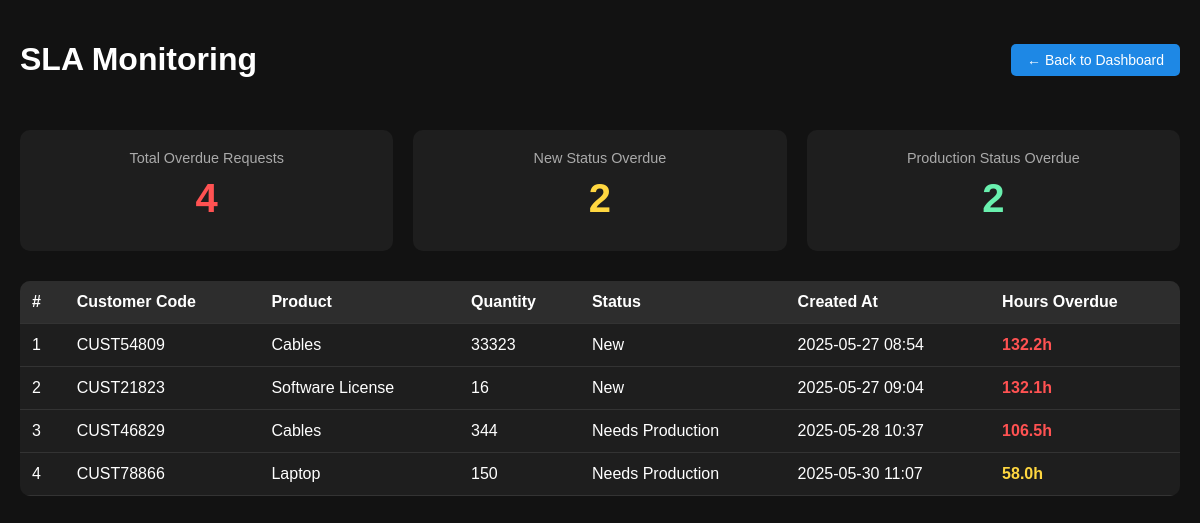
The page /sla-monitoring (signed in) on the database as committed earlier.
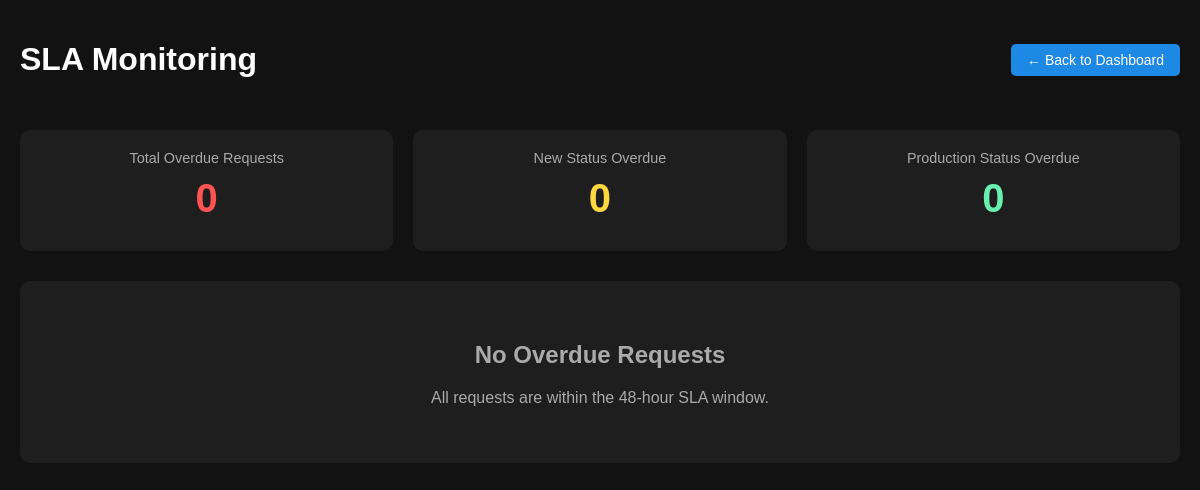
The same page on the database as committed later.
### models.py (models this page shows)
class Request(db.Model):
    id = db.Column(db.Integer, primary_key=True)
    customer_id = db.Column(db.Integer, db.ForeignKey('customer.id'), nullable=False)
    customer_code = db.Column(db.String(50), nullable=False)  # <-- Newly added
    item_name = db.Column(db.String(100), nullable=False)
    quantity = db.Column(db.Integer, nullable=False)
    priority = db.Column(db.String(50), nullable=False)
    status = db.Column(db.String(50), default='New')
    created_at = db.Column(db.DateTime, default=datetime.utcnow)
    submitted_by = db.Column(db.Integer, db.ForeignKey('user.id'))
    description = db.Column(db.Text, nullable=True)

### app.py (the view)
@app.route('/sla-monitoring')
@login_required
@role_required('admin', 'warehouse', 'support')
def sla_monitoring():
    forty_eight_hours_ago = datetime.now(timezone.utc) - timedelta(hours=48)
    overdue_requests = Request.query.filter(
        Request.status.in_(['New', 'Needs Production']),
        Request.created_at <= forty_eight_hours_ago
    ).order_by(Request.created_at.asc()).all()
    total_overdue = len(overdue_requests)
    new_overdue = sum(1 for r in overdue_requests if r.status == 'New')
    production_overdue = sum(1 for r in overdue_requests if r.status == 'Needs Production')
    for request in overdue_requests:
        created = request.created_at
        if created.tzinfo is None:
            created = created.replace(tzinfo=timezone.utc)
        hours_overdue = (datetime.now(timezone.utc) - created).total_seconds() / 3600
        request.hours_overdue = round(hours_overdue, 1)
    return render_template('sla_monitoring.html',
                         requests=overdue_requests,
                         total_overdue=total_overdue,
                         new_overdue=new_overdue,
                         production_overdue=production_overdue)

### app.py (called while the page is built)
def role_required(*roles):
    def decorator(f):
        @wraps(f)
        def wrapped(*args, **kwargs):
            if current_user.role not in roles:
                abort(403)
            return f(*args, **kwargs)
        return wrapped
    return decorator

@login_manager.user_loader
def load_user(user_id):
    return User.query.get(int(user_id))

@app.after_request
def add_header(response):
    response.headers["Cache-Control"] = "no-cache, no-store, must-revalidate, private"
    response.headers["Pragma"] = "no-cache"
    response.headers["Expires"] = "-1"
    return response

### templates/sla_monitoring.html (shortened to what this page needs)
<!DOCTYPE html>
<html lang="en">
<head>
</head>
<body>
    <div class="container">
        <div class="header">
            <h1>SLA Monitoring</h1>
            <div class="back-button">
                <a href="{{ url_for('warehouse_dashboard') }}">← Back to Dashboard</a>
            </div>
        </div>
        <div class="metrics-grid">
            <div class="metric-card total-overdue">
                <div class="metric-label">Total Overdue Requests</div>
                <div class="metric-number">{{ total_overdue }}</div>
            </div>
            <div class="metric-card new-overdue">
                <div class="metric-label">New Status Overdue</div>
                <div class="metric-number">{{ new_overdue }}</div>
            </div>
            <div class="metric-card production-overdue">
                <div class="metric-label">Production Status Overdue</div>
                <div class="metric-number">{{ production_overdue }}</div>
            </div>
        </div>
        {% if requests %}
        <table>
            <thead>
                <tr>
                    <th>#</th>
                    <th>Customer Code</th>
                    <th>Product</th>
                    <th>Quantity</th>
                    <th>Status</th>
                    <th>Created At</th>
                    <th>Hours Overdue</th>
                </tr>
            </thead>
            <tbody>
                {% for request in requests %}
                <tr>
                    <td>{{ loop.index }}</td>
                    <td>{{ request.customer_code }}</td>
                    <td>{{ request.item_name }}</td>
                    <td>{{ request.quantity }}</td>
                    <td>{{ request.status }}</td>
                    <td>{{ request.created_at.strftime('%Y-%m-%d %H:%M') }}</td>
                    <td>
                        <span class="hours-overdue {% if request.hours_overdue > 72 %}high{% elif request.hours_overdue > 48 %}medium{% else %}low{% endif %}">
                            {{ request.hours_overdue }}h
                        </span>
                    </td>
                </tr>
                {% endfor %}
            </tbody>
        </table>
        {% else %}
        <div class="no-requests">
            <h2>No Overdue Requests</h2>
            <p>All requests are within the 48-hour SLA window.</p>
        </div>
        {% endif %}
    </div>
</body>
</html>

Rows that differ between the two databases and show on the page:
no longer on this page (row edited): Request: customer_code "CUST54809", item_name "Cables", quantity "33323", status "New", created_at "2025-05-27 08:54", hours_overdue "132.2"
no longer on this page (row edited): Request: customer_code "CUST21823", item_name "Software License", quantity "16", status "New", created_at "2025-05-27 09:04", hours_overdue "132.1"
no longer on this page (row edited): Request: customer_code "CUST46829", item_name "Cables", quantity "344", status "Needs Production", created_at "2025-05-28 10:37", hours_overdue "106.5"
no longer on this page (row edited): Request: customer_code "CUST78866", item_name "Laptop", quantity "150", status "Needs Production", created_at "2025-05-30 11:07", hours_overdue "58.0"
Other text that changed with them:
{{ total_overdue }}: "4" → "0"
{{ new_overdue }}: "2" → "0"
{{ production_overdue }}: "2" → "0"
text no longer shown: "# Customer Code Product Quantity Status Created At Hours Overdue"
text now shown: "No Overdue Requests All requests are within the 48-hour SLA window."
